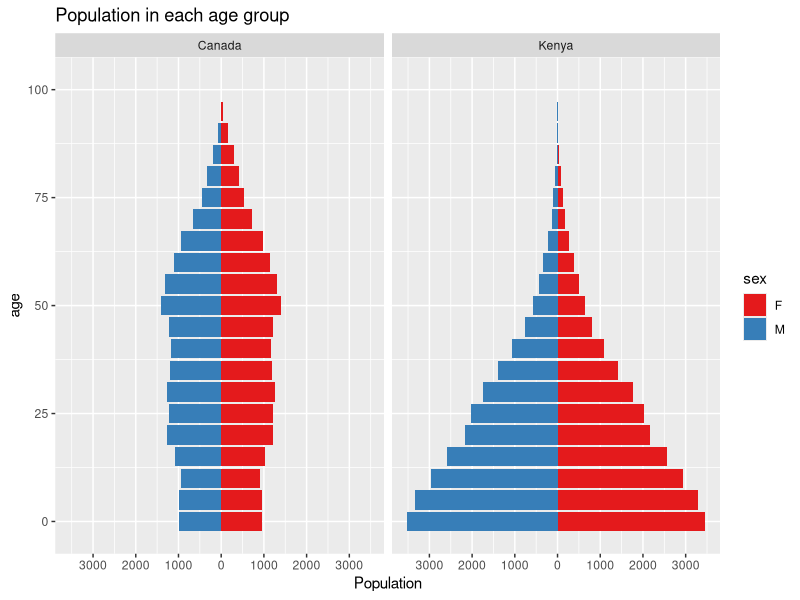
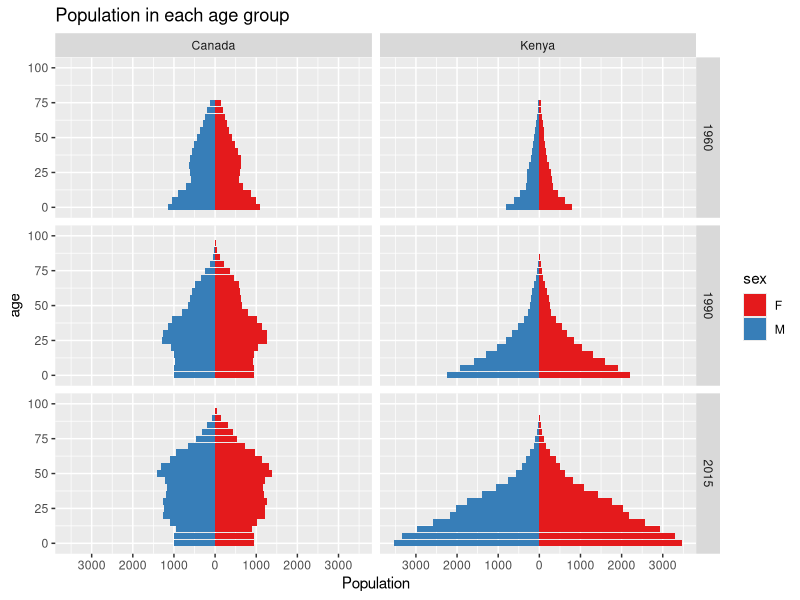
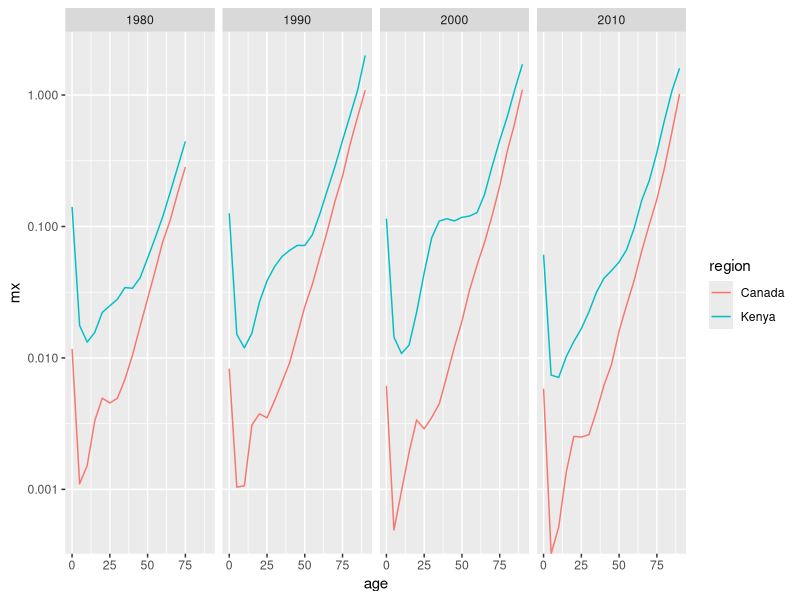
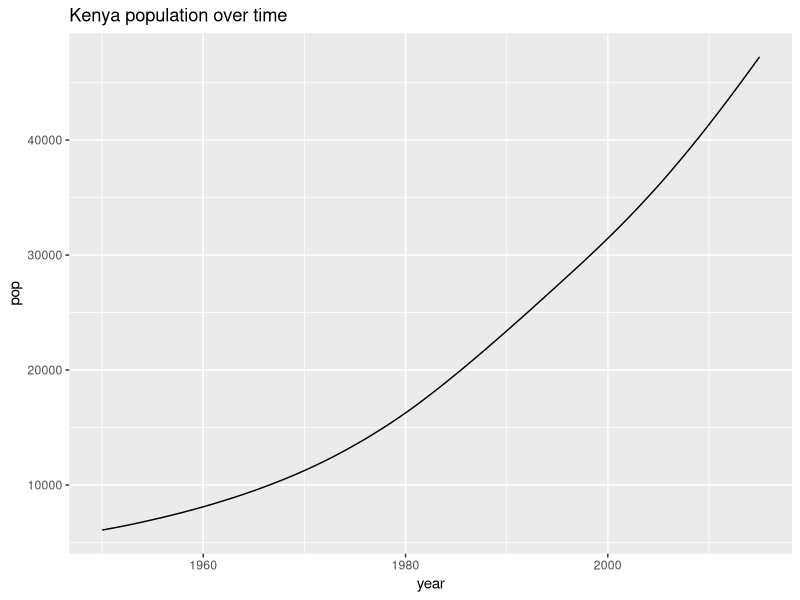
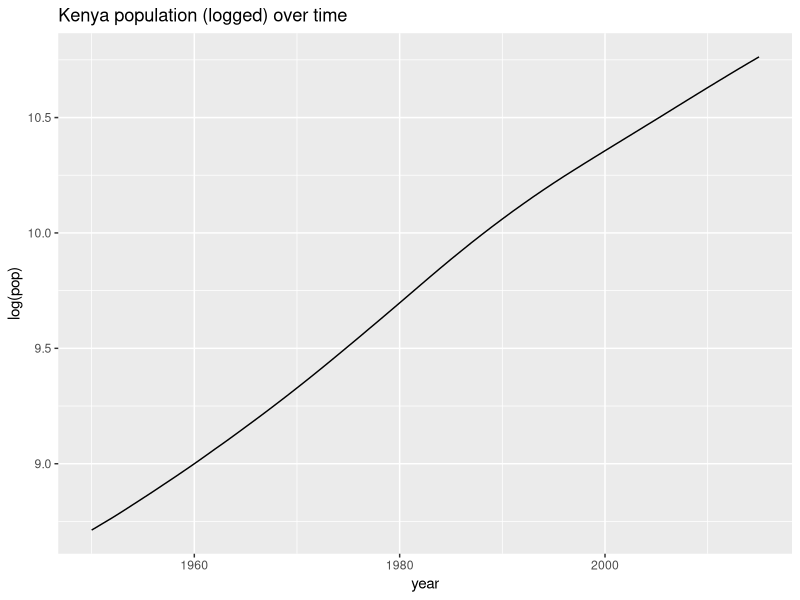
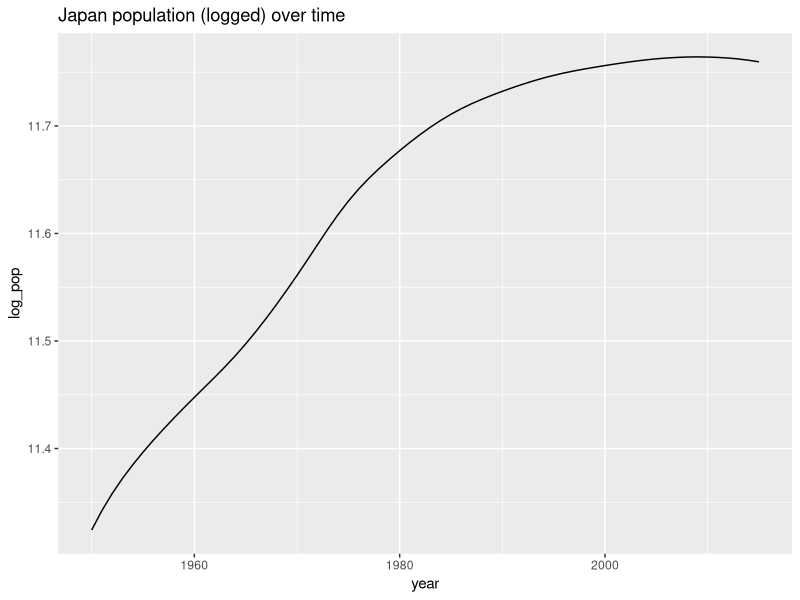
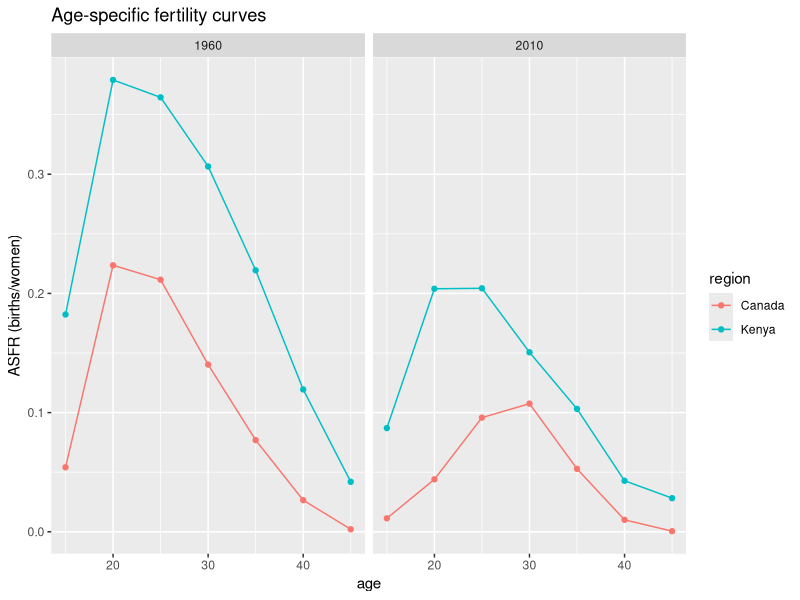
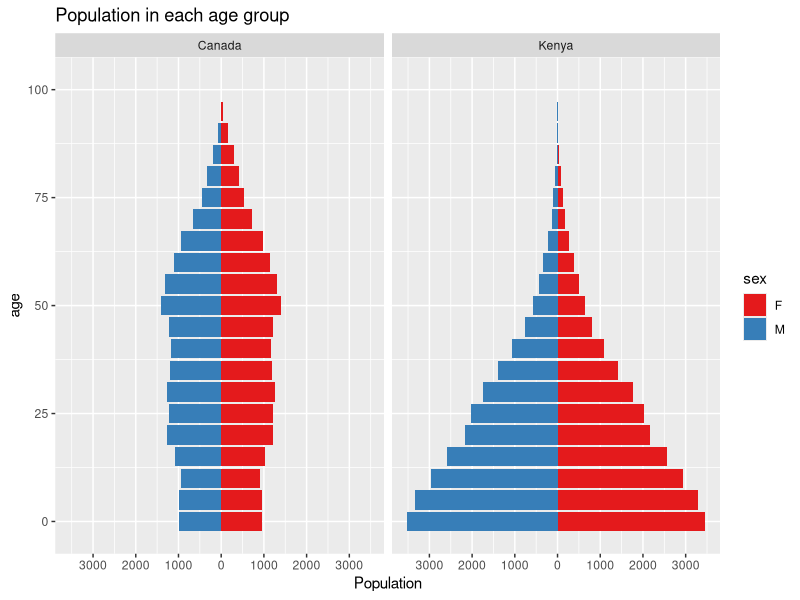

R code for these plots, in order:
## ---- chunk 1
knitr::opts_chunk$set(echo = TRUE, message = FALSE, warning = FALSE)
## ---- chunk 2
library(tidyverse)
library(here)
## ---- chunk 3
d_male <- read_csv(here("data", "WPP2017_POP_F15_2_ANNUAL_POPULATION_BY_AGE_MALE.csv"), skip = 12)
d_male$sex <- "M"
d_female <- read_csv(here("data", "WPP2017_POP_F15_3_ANNUAL_POPULATION_BY_AGE_FEMALE.csv"), skip = 12)
d_female$sex <- "F"

d <- rbind(d_male, d_female)
rm(d_male, d_female)

d <- d %>% 
  rename(region = `Region, subregion, country or area *`,
         year = `Reference date (as of 1 July)`) %>% 
  select(-Index, -Variant, -Notes, -`Country code`)

head(d)
## ---- chunk 4
d_male <- read_csv(here("data", "WPP2017_MORT_F04_2_DEATHS_BY_AGE_MALE.csv"), skip = 12)
d_male$sex <- "M"
d_female <- read_csv(here("data", "WPP2017_MORT_F04_3_DEATHS_BY_AGE_FEMALE.csv"), skip = 12)
d_female$sex <- "F"

dm <- rbind(d_male, d_female)
rm(d_male, d_female)

dm <- dm %>% 
  rename(region = `Region, subregion, country or area *`,
         year = Period) %>% 
  mutate(year = as.numeric(substr(year, 1, 4))) %>% 
  select(-Index, -Variant, -Notes, -`Country code`)

head(dm)

## ---- chunk 5
# get total populations across all age and sex
total_pops <- d %>% 
  filter(region=="Kenya"|region=="Canada", year==2010) %>% 
  gather(age, pop, -region, -year, -sex) %>% 
  mutate(pop = as.numeric(pop)) %>% 
  group_by(region) %>% 
  summarise(total_pop = sum(pop, na.rm = T))

# get total deaths 

total_deaths <- dm %>% 
  filter(region=="Kenya"|region=="Canada", year==2010) %>% 
  gather(age, deaths, -region, -year, -sex) %>% 
  mutate(deaths = as.numeric(deaths)) %>% 
  group_by(region) %>% 
  summarise(total_deaths = sum(deaths, na.rm = T))

# join these

total_pops %>% 
  left_join(total_deaths) %>% 
  mutate(CDR = total_deaths/total_pop)

## ---- chunk 6
d_long <- d %>% 
  gather(age_group, population, -region, -year, -sex) %>% 
  mutate(population = as.numeric(population),
         age = ifelse(age_group=="80+", 80.5, ifelse(age_group=="100+", 100, as.numeric(age_group))))


d_long %>% 
  filter(region=="Kenya"|region=="Canada", year == 2015, age_group!="80+") %>% 
  mutate(population=ifelse(sex=="M", -population, population)) %>% 
ggplot(aes(x = age, y = population, fill = sex)) + 
  facet_wrap(~region)+
  geom_bar(stat="identity")+
  ggtitle("Population in each age group")+
  ylab("Population")+
  coord_flip() + 
  scale_y_continuous(breaks = seq(-4000, 4000, 1000), 
                     labels = c(seq(4000, 0, -1000), seq(1000, 4000, 1000))) + 
  scale_fill_brewer(palette = "Set1") 
ggsave(here("plots", "CAN_KEN_pyramid.pdf"))

## ---- chunk 7
d_long %>% 
  filter(region=="Kenya"|region=="Canada", year%in% c(1960, 1990, 2015), age_group!="80+") %>% 
  mutate(population=ifelse(sex=="M", -population, population)) %>% 
ggplot(aes(x = age, y = population, fill = sex)) + 
  facet_grid(year~region)+
  geom_bar(stat="identity")+
  ggtitle("Population in each age group")+
  ylab("Population")+
  coord_flip() + 
  scale_y_continuous(breaks = seq(-4000, 4000, 1000), 
                      labels = c(seq(4000, 0, -1000), seq(1000, 4000, 1000))) + 
  scale_fill_brewer(palette = "Set1") 
ggsave(here("plots", "CAN_KEN_pyramid_time.pdf"))
## ---- chunk 8

pops <- d %>% 
  filter(region=="Kenya"|region=="Canada") %>% 
  gather(age, pop, -region, -year, -sex) %>% 
  mutate(pop = as.numeric(pop)) %>% 
  group_by(region, year, age) %>% 
  summarise(pop = sum(pop)) %>% 
  mutate(age = as.numeric(age)) %>% 
  filter(age<95)

deaths <- dm %>% 
  filter(region=="Kenya"|region=="Canada") %>% 
  gather(age, deaths, -region, -year, -sex) %>% 
  mutate(deaths = as.numeric(deaths)) %>% 
  group_by(region, year, age) %>% 
  summarise(deaths = sum(deaths)) %>% 
  mutate(age = as.numeric(age)) %>% 
  filter(age<95)

# join these two tibbles and calculate rates

asmr <- pops %>% 
  left_join(deaths) %>% 
  mutate(mx = deaths/pop)

head(asmr)

## ---- chunk 9

asmr %>% 
  filter(year %in% c(1980, 1990, 2000,2010)) %>% 
  ggplot(aes(age, mx, color = region)) +
  geom_line() + 
  facet_grid(~year) + 
  scale_y_log10()
## ---- chunk 10
kenya_2010 <- asmr %>% 
  ungroup() %>% 
  filter(year==2010, region=="Kenya")  %>% 
  rename(kpop = pop, kdeath = deaths, kmx = mx) %>% 
  select(-region)

canada_2010 <- asmr %>% 
  ungroup() %>% 
  filter(year==2010, region=="Canada")  %>% 
  rename(cpop = pop, cdeath = deaths, cmx = mx) %>% 
  select(-region, -age, -year)

kc_2010 <- bind_cols(kenya_2010, canada_2010)

# now calculate age-standardized rates using canada's population

kc_2010 %>% 
  mutate(std_deaths_kenya = cpop*kmx,
         std_deaths_canada = cpop*cmx) %>% 
  summarise(std_rate_kenya = sum(std_deaths_kenya)/sum(cpop),
            std_rate_canada = sum(std_deaths_canada)/sum(cpop))

## ---- chunk 11
kenya_pop <- d %>% 
  filter(region=="Kenya") %>% 
  gather(age, pop, -region, -year, -sex) %>% 
  mutate(pop = as.numeric(pop)) %>% 
  group_by(year) %>% 
  summarise(pop = sum(pop, na.rm = T))

ggplot(kenya_pop, aes(year, pop)) + 
  geom_line() + 
  ggtitle("Kenya population over time")
## ---- chunk 12

ggplot(kenya_pop, aes(year, log(pop))) + 
  geom_line() + 
  ggtitle("Kenya population (logged) over time")
ggsave(here("plots", "KEN_pop.pdf"))
## ---- chunk 13
kenya_pop %>% 
  mutate(log_pop = log(pop)) %>% 
  summarise(growth_rate = (log_pop[year==2015] - log_pop[year==1950])/(2015-1950))
## ---- chunk 14
canada_pop <- d %>% 
  filter(region=="Canada") %>% 
  gather(age, pop, -region, -year, -sex) %>% 
  mutate(pop = as.numeric(pop)) %>% 
  group_by(year) %>% 
  summarise(pop = sum(pop, na.rm = T))

canada_pop %>% 
  mutate(log_pop = log(pop)) %>% 
  summarise(growth_rate = (log_pop[year==2015] - log_pop[year==1950])/(2015-1950))
## ---- chunk 15
d %>% 
  filter(region=="Japan") %>% 
  gather(age, pop, -region, -year, -sex) %>% 
  mutate(pop = as.numeric(pop)) %>% 
  group_by(year) %>% 
  summarise(pop = sum(pop, na.rm = T)) %>% 
  mutate(log_pop = log(pop))  %>% 
  ggplot(aes(year, log_pop)) + geom_line()+
  ggtitle("Japan population (logged) over time")
## ---- chunk 16
df <- read_csv(here("data", "WPP2017_FERT_F07_AGE_SPECIFIC_FERTILITY.csv"), skip = 12)

df <- df %>% 
  rename(region = `Region, subregion, country or area *`, period = Period) %>% 
  select(-Index, -Variant, -Notes, -`Country code`) %>% 
  mutate(year = as.numeric(substr(period, 1, 4)))

## ---- chunk 17
df %>% 
  filter(region=="Canada"|region=="Kenya", year==1960|year==2010) %>%
  gather(age, asfr, -region, -period, -year) %>% 
  mutate(age = as.numeric(age)) %>% 
  ggplot(aes(age, asfr/1000, color = region)) + 
  geom_point() + geom_line() + facet_grid(~year) +
  ggtitle("Age-specific fertility curves") + 
  ylab("ASFR (births/women)")
ggsave(here("plots", "CAN_KEN_fertility.pdf"))
